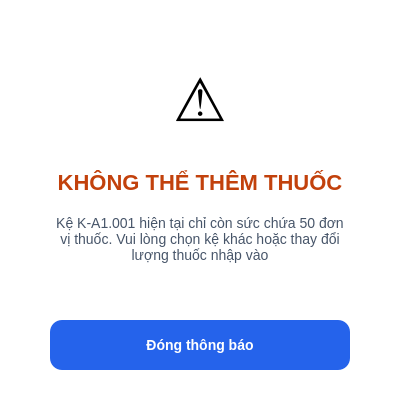
<?xml version="1.0" encoding="UTF-8"?>
<ui version="4.0">
 <class>dlg_error_full</class>
 <widget class="QDialog" name="dlg_error_full">
  <property name="geometry">
   <rect>
    <x>0</x>
    <y>0</y>
    <width>400</width>
    <height>420</height>
   </rect>
  </property>
  <property name="minimumSize">
   <size>
    <width>400</width>
    <height>420</height>
   </size>
  </property>
  <property name="maximumSize">
   <size>
    <width>400</width>
    <height>420</height>
   </size>
  </property>
  <property name="styleSheet">
   <string notr="true">QDialog { background-color: rgba(0, 0, 0, 0); }</string>
  </property>
  <layout class="QVBoxLayout" name="main_layout">
   <property name="spacing"><number>0</number></property>
   <property name="leftMargin"><number>10</number></property>
   <property name="topMargin"><number>10</number></property>
   <property name="rightMargin"><number>10</number></property>
   <property name="bottomMargin"><number>10</number></property>
   <item>
    <widget class="QFrame" name="container_frame">
     <property name="styleSheet">
      <string notr="true">
       QFrame#container_frame {
           background-color: #FFFFFF;
           border-radius: 20px;
       }
      </string>
     </property>
     <layout class="QVBoxLayout" name="content_layout">
      <property name="spacing"><number>20</number></property>
      <property name="leftMargin"><number>40</number></property>
      <property name="topMargin"><number>40</number></property>
      <property name="rightMargin"><number>40</number></property>
      <property name="bottomMargin"><number>40</number></property>

      <item>
       <layout class="QHBoxLayout" name="layout_icon">
        <item>
         <spacer name="s1">
          <property name="orientation"><enum>Qt::Horizontal</enum></property>
          <property name="sizeHint" stdset="0"><size><width>40</width><height>20</height></size></property>
         </spacer>
        </item>
        <item>
         <widget class="QLabel" name="lbl_icon">
          <property name="minimumSize"><size><width>100</width><height>100</height></size></property>
          <property name="maximumSize"><size><width>100</width><height>100</height></size></property>
          <property name="text"><string>⚠️</string></property>
          <property name="styleSheet"><string notr="true">
              font-size: 60px;
              background-color: transparent;
          </string></property>
          <property name="alignment"><set>Qt::AlignCenter</set></property>
         </widget>
        </item>
        <item>
         <spacer name="s2">
          <property name="orientation"><enum>Qt::Horizontal</enum></property>
          <property name="sizeHint" stdset="0"><size><width>40</width><height>20</height></size></property>
         </spacer>
        </item>
       </layout>
      </item>

      <item>
       <widget class="QLabel" name="lbl_title">
        <property name="text"><string>KHÔNG THỂ THÊM THUỐC</string></property>
        <property name="styleSheet"><string notr="true">color: #C2410C; font-weight: bold; font-size: 22px;</string></property>
        <property name="alignment"><set>Qt::AlignCenter</set></property>
       </widget>
      </item>

      <item>
       <widget class="QLabel" name="lbl_desc">
        <property name="text"><string>Kệ K-A1.001 hiện tại chỉ còn sức chứa 50 đơn vị thuốc. Vui lòng chọn kệ khác hoặc thay đổi lượng thuốc nhập vào</string></property>
        <property name="styleSheet"><string notr="true">color: #475569; font-size: 14px; line-height: 1.5;</string></property>
        <property name="alignment"><set>Qt::AlignCenter</set></property>
        <property name="wordWrap"><bool>true</bool></property>
       </widget>
      </item>

      <item>
       <spacer name="v_spacer">
        <property name="orientation"><enum>Qt::Vertical</enum></property>
        <property name="sizeHint" stdset="0"><size><width>20</width><height>40</height></size></property>
       </spacer>
      </item>

      <item>
       <widget class="QPushButton" name="btn_close">
        <property name="minimumSize"><size><width>100</width><height>50</height></size></property>
        <property name="text"><string>Đóng thông báo</string></property>
        <property name="styleSheet"><string notr="true">
            background-color: #2563EB;
            color: white;
            border-radius: 12px;
            font-weight: bold;
            font-size: 14px;
        </string></property>
       </widget>
      </item>
     </layout>
    </widget>
   </item>
  </layout>
 </widget>
</ui>
